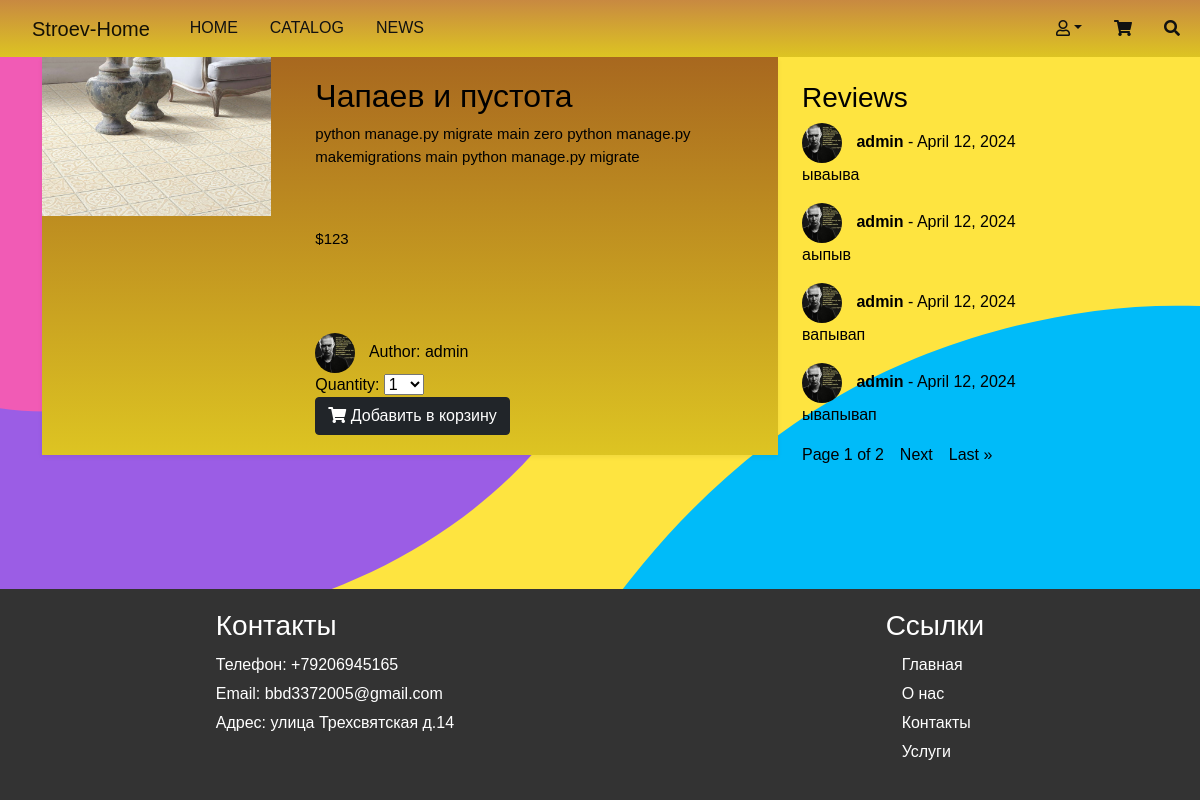
Page /post/1/1/ on the committed database.
### main/models.py (models this page shows, shortened)
class BuildingMaterials(models.Model):
    title = models.CharField(max_length=128, null=True, verbose_name='Название материала')
    description = models.TextField(max_length=256, null=True, verbose_name='Описание материала')
    image = models.ImageField(default='chto.png', upload_to='profile_pics')
    price = models.IntegerField(null=True, default=0, verbose_name='Цена')
    slug = models.SlugField(unique=True, null=True)  # Добавление поля slug
    available = models.BooleanField(default=True)
    author = models.ForeignKey(Profile, on_delete=models.CASCADE, null=True)
    likes = models.ManyToManyField(Profile, related_name='liked_materials', through='Like')
    category = models.ForeignKey(Category, on_delete=models.SET_NULL, null=True, related_name='materials')

class Profile(models.Model):
    user = models.OneToOneField(settings.AUTH_USER_MODEL, on_delete=models.CASCADE)
    email = models.EmailField(max_length=254, default='xxx@mail.com')
    image = models.ImageField(upload_to='profile_images', default='profile_pics/default.jpg')

class Review(models.Model):
    post = models.ForeignKey(BuildingMaterials, on_delete=models.CASCADE, related_name='reviews')
    author = models.ForeignKey(User, on_delete=models.CASCADE)
    content = models.TextField()
    created_at = models.DateTimeField(auto_now_add=True)

### main/views.py (the view)
# urls.py: path('post/<int:id>/<slug:slug>/', product_detail, name='post-detail'),
def product_detail(request, id, slug):
    product = get_object_or_404(BuildingMaterials, id=id, slug=slug, available=True)
    reviews = Review.objects.filter(post=product)
    paginator = Paginator(reviews, 4)
    page_number = request.GET.get('page')  # Get the current page number
    try:
        reviews = paginator.page(page_number)
    except PageNotAnInteger:
        reviews = paginator.page(1)  # If page is not an integer, deliver first page
    except EmptyPage:
        reviews = paginator.page(paginator.num_pages)  # If page is out of range, deliver last page
    cart_product_form = CartAddProductForm()
    if request.method == 'POST':
        if request.user.is_authenticated:
            review_form = ReviewForm(request.POST)
            if review_form.is_valid():
                review = review_form.save(commit=False)
                review.post = product
                review.author = request.user
                review.save()
                return redirect('main:post-detail', id=id, slug=slug)
    else:
        review_form = ReviewForm()
    return render(request, 'blog/post_detail.html', {
        'product': product,
        'cart_product_form': cart_product_form,
        'review_form': review_form,
        'reviews': reviews,  # Paginated reviews
    })

### cart/forms.py
class CartAddProductForm(forms.Form):
    quantity = forms.TypedChoiceField(choices=PRODUCT_QUANTITY_CHOICES, coerce=int)
    update = forms.BooleanField(required=False, initial=False, widget=forms.HiddenInput)

### main/forms.py
class ReviewForm(forms.ModelForm):
    class Meta:
        model = Review
        fields = ['content']
    def __init__(self, *args, **kwargs):
        super(ReviewForm, self).__init__(*args, **kwargs)
        self.fields['content'].widget.attrs.update({
            'rows': 3,  # Установите желаемое количество строк
            'cols': 40,  # Установите желаемое количество столбцов
            'placeholder': 'Напишите ваш отзыв здесь...',  # Опционально: добавьте placeholder
            'class': 'form-control',  # Добавьте класс Bootstrap для стилизации
        })

### main/templates/blog/post_detail.html (shortened to what this page needs)
{% extends "blog/base.html" %}
{% load static %}
{% block css %}
	<link rel="stylesheet" href="{% static 'blog/main.css' %}">
{% endblock %}
{% block content %}
<div class="container">
   <div class="row">
      <div class="col-lg-8">
         <div class="product-card">
            <div class="row">
               <div class="col-md-4">
                  <div class="product-thumb">
                     <img src="{{ product.image.url }}" alt="{{ product.title }}">
                  </div>
               </div>
               <div class="col-md-8">
                  <div class="product-details">
                     <h2>{{ product.title }}</h2>
                     <p>{{ product.description }}</p>
                     <p class="price">${{ product.price }}</p>
                     <div class="author-info">
                        <img src="{{ product.author.image.url }}" alt="{{ product.author.user.username }}" class="avatar">
                        <span>Author: {{ product.author.user.username }}</span>
                     </div>
                     <form id="cart-form" action="{% url 'cart:cart_add' product.id %}" method="post">
                        {{ cart_product_form }}
                        <button type="submit" class="btn btn-dark">
                           <i class="fas fa-shopping-cart"></i> Добавить в корзину
                        </button>
                     </form>
                  </div>
               </div>
            </div>
         </div>
      </div>
      <div class="col-lg-4">
         <div class="mt-4">
            <h3>Reviews</h3>
            {% if reviews %}
                <ul class="list-unstyled">
                    {% for review in reviews %}
                        <li>
                            <img src="{{ review.author.profile.image.url }}" alt="{{ review.author.username }}" class="avatar">
                            <strong>{{ review.author.username }}</strong> - {{ review.created_at|date:"F d, Y" }}
                            <p>{{ review.content }}</p>
                        </li>
                    {% endfor %}
                </ul>
                {% if reviews.has_other_pages %}
                    <div class="pagination">
                        <span class="current">Page {{ reviews.number }} of {{ reviews.paginator.num_pages }}</span>
                        {% if reviews.has_next %}
                            <a href="?page={{ reviews.next_page_number }}">Next</a>
                            <a href="?page={{ reviews.paginator.num_pages }}">Last &raquo;</a>
                        {% endif %}
                    </div>
                {% endif %}
            {% else %}
                <p>No reviews yet.</p>
            {% endif %}
        </div>
      </div>
   </div>
</div>
{% endblock content %}
{% block footer %}
    <footer>
        <div class="footer-content">
            <h3>Контакты</h3>
            <p>Телефон: +79206945165</p>
            <p>Email: bbd3372005@gmail.com</p>
            <p>Адрес: улица Трехсвятская д.14</p>
        </div>
        <div class="footer-content">
            <h3>Ссылки</h3>
            <ul>
                <li><a href="{% url 'main:index' %}">Главная</a></li>
                <li><a href="#">О нас</a></li>
                <li><a href="#">Контакты</a></li>
                <li><a href="#">Услуги</a></li>
            </ul>
        </div>
    </footer>
{% endblock %}

### main/static/blog/main.css (style rules this page uses)
html { font-size: 16px; }
body { font-family: 'Roboto', sans-serif; font-size: 16px; font-weight: 400; color: #000; background-color: #fff; min-width: 320px; }
img { max-width: 100%; height: auto; }
a { color: #111; }
.product-card { background: linear-gradient(0deg, rgb(221, 196, 34) 0%, rgb(168, 104, 31) 100%); box-shadow: 0 2px 5px 0 rgba(0, 0, 0, 0.06); transition: all .3s; display: inline-flex !important; }
.product-thumb img { max-width: 100%; max-height: 100%; }
.product-details { padding: 20px; }
.product-details p { font-size: 15px; margin-bottom: 20px; color: #000; height: 85px; overflow: hidden; }
body { margin: 0; font-family: Arial, sans-serif; }
footer { background-color: #333; color: #fff; padding: 20px 0; display: flex; justify-content: space-around; align-items: flex-start; }
.footer-content { margin: 0 20px; }
.footer-content h3 { margin-bottom: 10px; }
.footer-content p { margin: 5px 0; }
.footer-content ul { list-style-type: none; padding: 0; }
.footer-content ul li { margin-bottom: 5px; }
.footer-content ul li a { color: #fff; text-decoration: none; }
body { display: flex; flex-direction: column; min-height: 100vh; }
footer { margin-top: auto; }
.avatar { width: 40px; height: 40px; border-radius: 50%; object-fit: cover; margin-right: 10px; }
body { background-color: #fee440; }
svg { position: fixed; top: 0; left: 0; width: 100%; height: 100vh; z-index: -1; }
a { text-decoration: none; color: black; margin-left: 1em; }

### rows in the picture
BuildingMaterials: image (picture), title "Чапаев и пустота", description "python manage.py migrate main zero python manage.py makemigrations main python manage.py migrate", price "123", author.image (picture), author.user.username "admin"
Review: author.profile.image (picture), author.username "admin", created_at "April 12, 2024", content "ываыва"
Review: author.profile.image (picture), author.username "admin", created_at "April 12, 2024", content "аыпыв"
Review: author.profile.image (picture), author.username "admin", created_at "April 12, 2024", content "вапывап"
Review: author.profile.image (picture), author.username "admin", created_at "April 12, 2024", content "ывапывап"

### other values in the picture
{{ reviews.number }} "1"
{{ reviews.paginator.num_pages }} "2"
